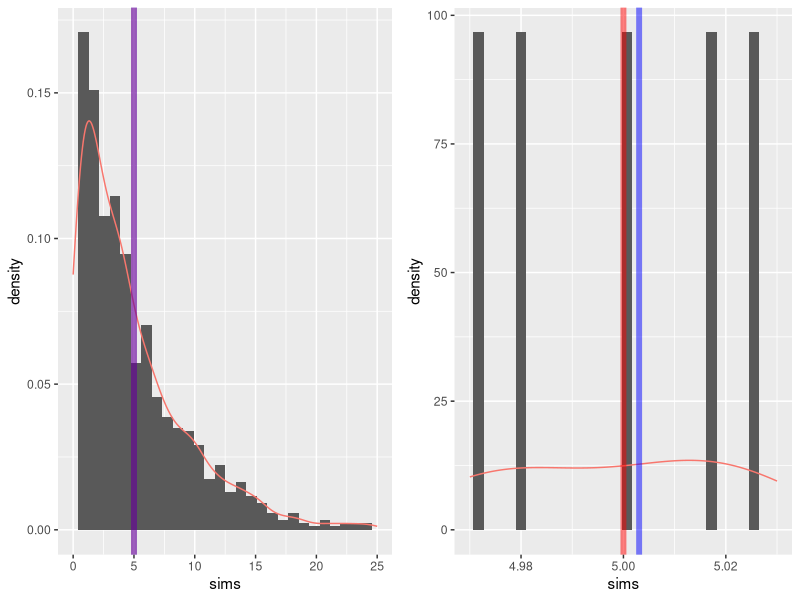
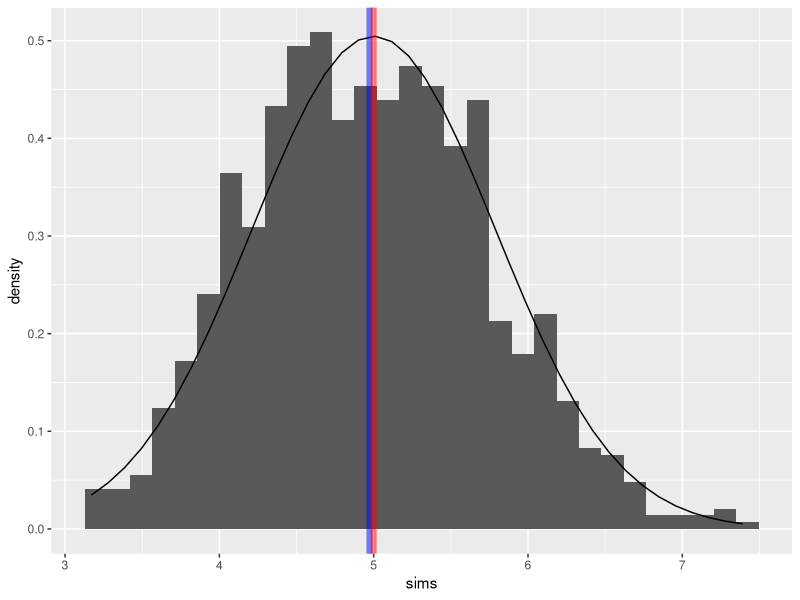

Generate these figures, in order, with R:
## ---- chunk 1
library(ggplot2)
library(cowplot)

#Set seed for reproducibility. 
set.seed(1234)

#Generate a dataframe of exponential values
sims <- data.frame("sims" = rexp(1000, rate = .2))

#The first plot containing the entire distribution
plt1 <- ggplot(data = sims, mapping = aes(x = sims, y = ..density..)) + 
        geom_histogram() + 
        geom_density(mapping = aes(colour = "red")) +
        geom_vline(xintercept = mean(sims$sims), color = "blue", alpha = .5, size = 2)+
        geom_vline(xintercept = 1/.2, color = "red", alpha = .25, size = 2) +
        xlim(0,25) +
        theme(legend.position = "none")

#The second plot, zooming into where the differences are.
plt2 <- ggplot(data = sims, mapping = aes(x = sims, y = ..density..)) + 
        geom_histogram() + 
        geom_density(mapping = aes(colour = "red")) +
        geom_vline(xintercept = mean(sims$sims), color = "blue", alpha = .5, size = 2)+
        geom_vline(xintercept = 1/.2, color = "red", alpha = .5, size = 2) +
        xlim(4.97,5.03) +
        theme(legend.position = "none")

#Plotting
plot_grid(plt1, plt2)

## ---- chunk 2
print(c("Means",1/.2, mean(sims$sims)))
print(c("Standard Deviations",1/.2, sd(sims$sims)))
## ---- chunk 3
#Initializing the list
means = NULL

#Declaring size externally for cleaner code
size = 40

#Generating the distributions 1000 times
for (i in 1:1000){
        means <- c(means, mean(rexp(size, rate = .2)))
}

#Writing the list to a dataframe
sims <- data.frame("sims" = means)

#Plotting the distribution of the means
ggplot(data = sims) + 
        geom_histogram(mapping = aes(x = sims, y = ..density..)) + 
        stat_function(fun = dnorm, n = 40, args = list(mean = 1/.2, sd = 1/.2/sqrt(40))) +
        geom_vline(xintercept = mean(sims$sims), color = "blue", alpha = .5, size = 2)+
        geom_vline(xintercept = 1/.2, color = "red", alpha = .5, size = 2) +
        theme(legend.position = "none")

## ---- chunk 4
print(c("Mean", mean(sims$sims)))
print(c("Standard Deviation", sd(sims$sims)))
